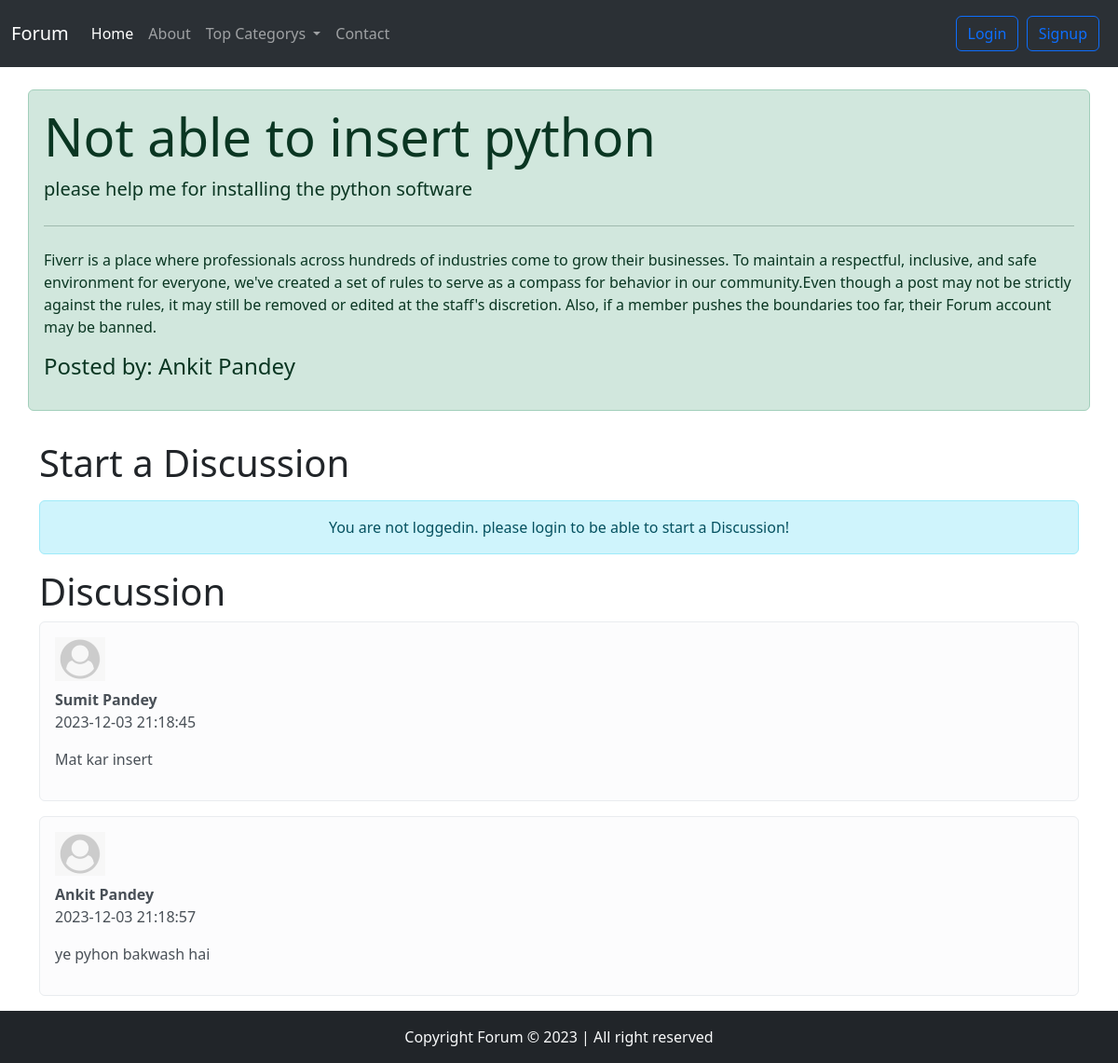
Page /thread.php?threadid=2 on the committed database.
### tables this page shows
CREATE TABLE `threads` (
  `thread_id` int(7) NOT NULL,
  `thread_title` varchar(255) NOT NULL,
  `thread_desc` text NOT NULL,
  `thread_cat_id` int(7) NOT NULL,
  `thread_user_id` int(7) NOT NULL,
  `timestamp` datetime NOT NULL DEFAULT current_timestamp()
);

CREATE TABLE `user_table` (
  `sno` int(8) NOT NULL,
  `usname` text NOT NULL,
  `user_email` varchar(40) NOT NULL,
  `user_pass` varchar(255) NOT NULL,
  `timestamp` datetime NOT NULL DEFAULT current_timestamp()
);

CREATE TABLE `comments` (
  `comment_id` int(8) NOT NULL,
  `comment_content` text NOT NULL,
  `thread_id` int(8) NOT NULL,
  `comment_by` int(8) NOT NULL,
  `comment_time` datetime NOT NULL DEFAULT current_timestamp()
);

### thread.php (the view, shortened to what this page needs)
<!doctype html>
<html lang="en">
<head>
    <link href="https://cdn.jsdelivr.net/npm/bootstrap@5.3.2/dist/css/bootstrap.min.css" rel="stylesheet">
</head>
<body>
    <?php
    include 'partials/_dbconnect.php';
    include 'partials/_header.php';
    ?>
    <?php
    $id = $_GET['threadid'];
    $sql = "SELECT * FROM `threads` WHERE thread_id=$id";
    $result = mysqli_query($conn, $sql);
    while ($row = mysqli_fetch_assoc($result)) {
        $title = $row['thread_title'];
        $desc = $row['thread_desc'];
        $thread_user_id = $row['thread_user_id'];
            $sql2 = "SELECT usname FROM `user_table` WHERE sno='$thread_user_id'";
            $result2 = mysqli_query($conn, $sql2);
            $row2 = mysqli_fetch_assoc($result2);
            $posted_by = mysqli_fetch_assoc($result2);
            $posted_by = $row2['usname'];
    }
    ?>
    <div class="container my-4 alert alert-success">
        <div class="jumbotron">
            <h1 class="display-4"><?php echo $title; ?></h1>
            <p class="lead"><?php echo $desc; ?></p>
            <hr class="my-4">
            <p>Fiverr is a place where professionals across hundreds of industries come to grow their businesses. To maintain a respectful, inclusive, and safe environment for everyone, we've created a set of rules to serve as a compass for behavior in our community.Even though a post may not be strictly against the rules, it may still be removed or edited at the staff's discretion. Also, if a member pushes the boundaries too far, their Forum account may be banned.</p>
            <p>
            <h4>Posted by: <?php echo $posted_by; ?></h4>
            </p>
        </div>
    </div>
    <?php
    if (isset($_SESSION['loggedin']) == true) {
        echo '<div class="container alert alert-light">
        <h1>Post a comment</h1>
        <form action="' . $_SERVER["REQUEST_URI"] . '" method="post">
            <div class="mb-3">
                <label for="exampleFormControlTextarea1" class="form-label">Type your comment</label>
                <textarea class="form-control" id="comment" name="comment" rows="3"></textarea>
                <input type="hidden" name="sno" value=" '. $_SESSION['sno'] . '">
            </div>
            <button type="submit" class="btn btn-success">Post comment</button>
        </form>
    </div>';
    } else {
        echo '
        <div class="container">
        <h1 class="py-2">Start a Discussion</h1>
        <div class="alert alert-info" role="alert">
        <p class="text-center my-0">You are not loggedin. please login to be able to start a Discussion!</p>
      </div>
      </div>';
    }
    ?>
    <div class="container">
        <h1>Discussion</h1>
        <?php
        $id = $_GET['threadid'];
        $sql = "SELECT * FROM `comments` WHERE thread_id=$id";
        $result = mysqli_query($conn, $sql);
        while ($row = mysqli_fetch_assoc($result)) {
            $content = $row['comment_content'];
            $comment_time = $row['comment_time'];
            $thread_user_id = $row['comment_by'];
            $sql2 = "SELECT usname FROM `user_table` WHERE sno='$thread_user_id'";
            $result2 = mysqli_query($conn, $sql2);
            $row2 = mysqli_fetch_assoc($result2);
            echo '<div class="media alert alert-light">
            <img src="img/default_user.png" class="mr-2 br-6" width="54px">
            <div class="media-body my-2">
            <p class="fw-bold my-0">' . $row2['usname'] . '</p><p>' . $comment_time . '</p>
            <p>' . $content . '</p>
            </div>
        </div>';
        }
        ?>
    </div>
    <?php
    include 'partials/_footer.php';
    ?>
</body>
</html>

### rows in the picture
threads: thread_title "Not able to insert python", thread_desc "please help me for installing the python software"
user_table: usname "Ankit Pandey"
comments: user_table.usname "Sumit Pandey", comment_time "2023-12-03 21:18:45", comment_content "Mat kar insert"
comments: user_table.usname "Ankit Pandey", comment_time "2023-12-03 21:18:57", comment_content "ye pyhon bakwash hai"
